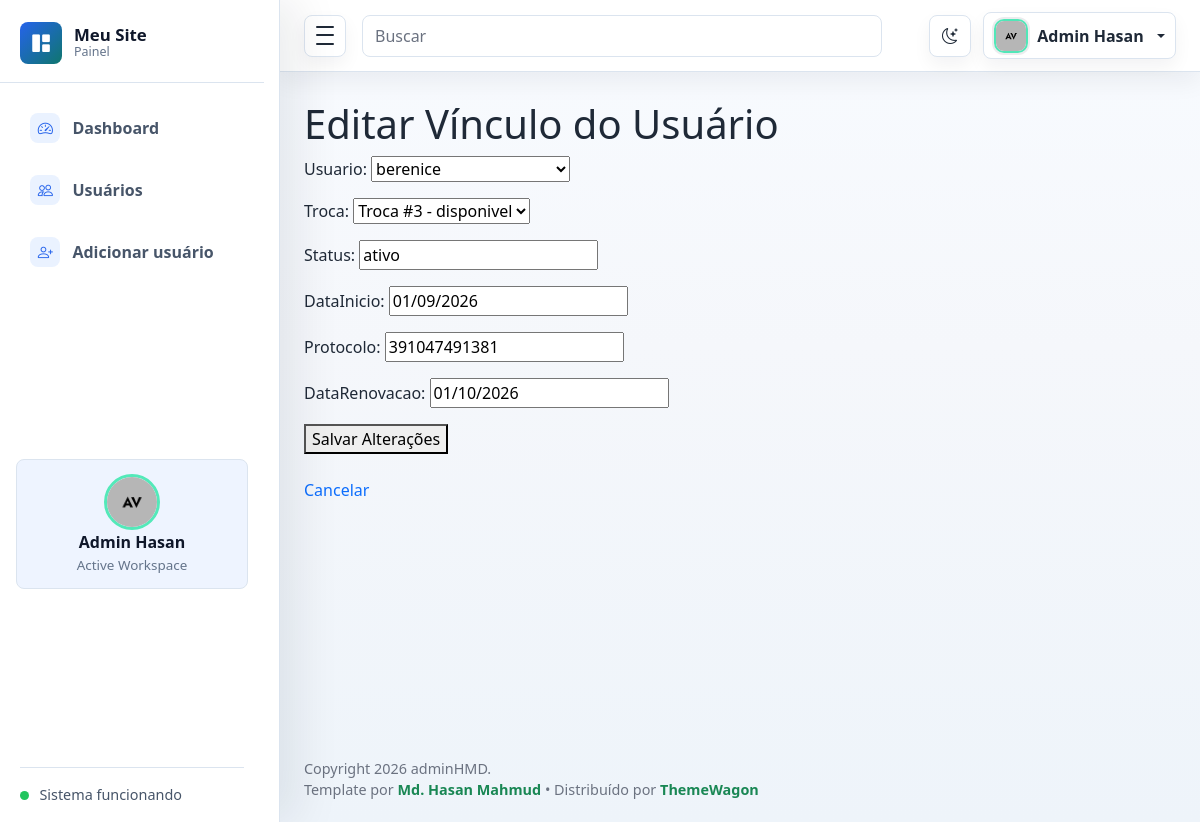
The page /usuario-troca/editar/5/ (signed in) on the database its author committed.
### UsuarioTroca/models.py (models this page shows, shortened)
class UsuarioTroca(models.Model):
    usuario = models.ForeignKey('usuario.Usuario', on_delete=models.CASCADE)
    troca = models.ForeignKey('trocas.Troca', on_delete=models.CASCADE)
    status = models.CharField(max_length=20)
    dataInicio = models.CharField(max_length=20)
    protocolo = models.CharField(max_length=100)
    DataRenovacao = models.CharField(max_length=20, null=True, blank=True)
    class Meta:
        verbose_name = "Usuário da Troca"
        verbose_name_plural = "Usuários das Trocas"

### trocas/models.py (models this page shows)
class Troca(models.Model):
    status = models.CharField(max_length=20)
    ofertantes = models.CharField(max_length=100)
    data_inicial = models.DateField()
    data_resposta = models.DateField(null=True, blank=True)
    interessado = models.CharField(max_length=100)
    usuarios = models.ManyToManyField('usuario.Usuario', through='UsuarioTroca.UsuarioTroca', related_name='trocas')
    objetos = models.ManyToManyField('objetos.Objeto', through='ObjetoTroca.ObjetoTroca', related_name='trocas')
    def __str__(self):
        return f"Troca #{self.pk} - {self.status}"

### UsuarioTroca/views.py (the view)
# urls.py: path('editar/<int:pk>/', views.editar_usuario_troca, name='editar'),
@login_required
@permission_required('usuariotroca.change_usuariotroca', raise_exception=True)
def editar_usuario_troca(request, pk):
    item = get_object_or_404(UsuarioTroca, pk=pk)
    if request.method == 'POST':
        form = UsuarioTrocaForm(request.POST, instance=item)
        if form.is_valid():
            form.save()
            return redirect('usuariotroca:listar')
    else:
        form = UsuarioTrocaForm(instance=item)
    return render(request, 'usuarioTroca/editar.html', {'form': form, 'item': item})

### UsuarioTroca/forms.py
class UsuarioTrocaForm(forms.ModelForm):
    class Meta:
        model = UsuarioTroca
        fields = '__all__'

### usuario/models.py (called while the page is built)
    def __str__(self):
        return self.nome or self.username

### UsuarioTroca/templates/usuarioTroca/editar.html (shortened to what this page needs)
{% extends "base.html" %}
{% block content %}
    <h1>Editar Vínculo do Usuário</h1>
    <form method="POST">
        {{ form.as_p }}
        <button type="submit">Salvar Alterações</button>
    </form>
    <br>
    <a href="{% url 'usuariotroca:listar' %}">Cancelar</a>
{% endblock %}

### usuario/static/assets/css/style.css (style rules this page uses)
:root { --sidebar-width: 280px; --sidebar-mini-width: 84px; --admin-bg: #f5f7fb; --admin-surface: #ffffff; --admin-surface-soft: #f8fafc; --admin-border: #dbe4ef; --admin-text: #1f2937; --admin-muted: #6b7280; --admin-primary: #2563eb; --admin-primary-dark: #1d4ed8; --admin-success: #0f766e; --admin-warning: #d97706; --admin-danger: #dc2626; --admin-sidebar: #111827; --admin-sidebar-soft: #1f2937; --admin-shadow-sm: 0 10px 24px rgba(15, 23, 42, 0.06); --admin-shadow: 0 18px 46px rgba(15, 23, 42, 0.09); --admin-shadow-lg: 0 26px 70px rgba(15, 23, 42, 0.12); --admin-ring: 0 0 0 4px rgba(37, 99, 235, 0.12); }
* { box-sizing: border-box; }
html { min-height: 100%; }
body { min-height: 100vh; margin: 0; background: linear-gradient(180deg, #f8fbff 0%, var(--admin-bg) 42%, #eef4fa 100%); color: var(--admin-text); font-family: "Segoe UI", Arial, sans-serif; }
a { text-decoration: none; }
html[data-theme="light"] { color-scheme: light; }
body, .admin-navbar, .admin-sidebar, .admin-main, .metric-card, .panel, .auth-card, .error-card, .dropdown-menu, .modal-content, .form-control, .form-select { transition: background-color 0.18s ease, border-color 0.18s ease, color 0.18s ease, box-shadow 0.18s ease; }
html:not([data-theme="dark"]) { --admin-sidebar: #ffffff; --admin-sidebar-soft: #eef4ff; --admin-sidebar-border: #dbe4ef; --admin-sidebar-text: #475569; --admin-sidebar-text-strong: #0f172a; --admin-sidebar-muted: #64748b; --admin-sidebar-icon-bg: #eaf2ff; --admin-sidebar-icon: #2563eb; --admin-sidebar-shadow: 18px 0 42px rgba(15, 23, 42, 0.08); }

### rows shown on the page
UsuarioTroca: usuario "berenice", troca "Troca #3 - disponivel", dataInicio "01/09/2026", protocolo "391047491381", DataRenovacao "01/10/2026"
Troca: status "ativo"
